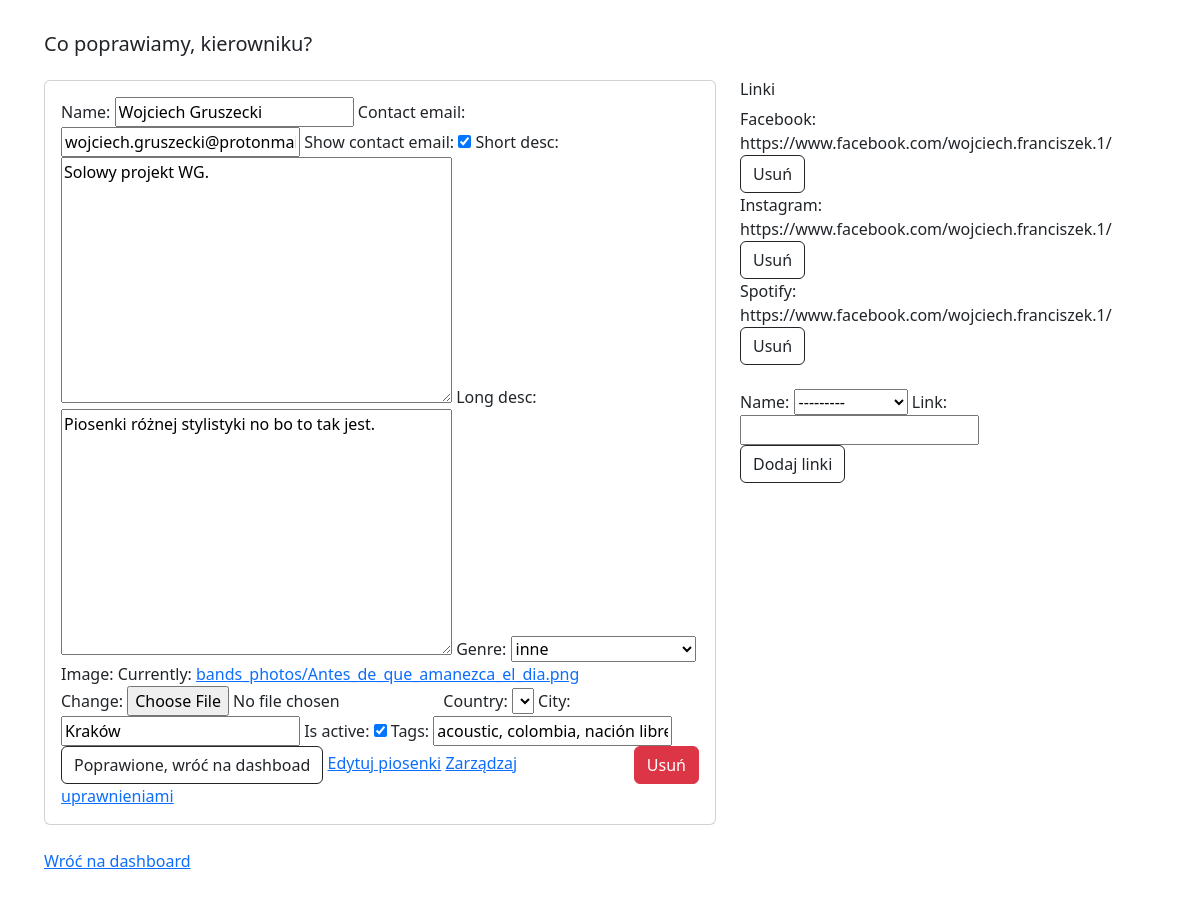
The app's page /band/7/Wojciech Gruszecki/edit (signed in), older data.
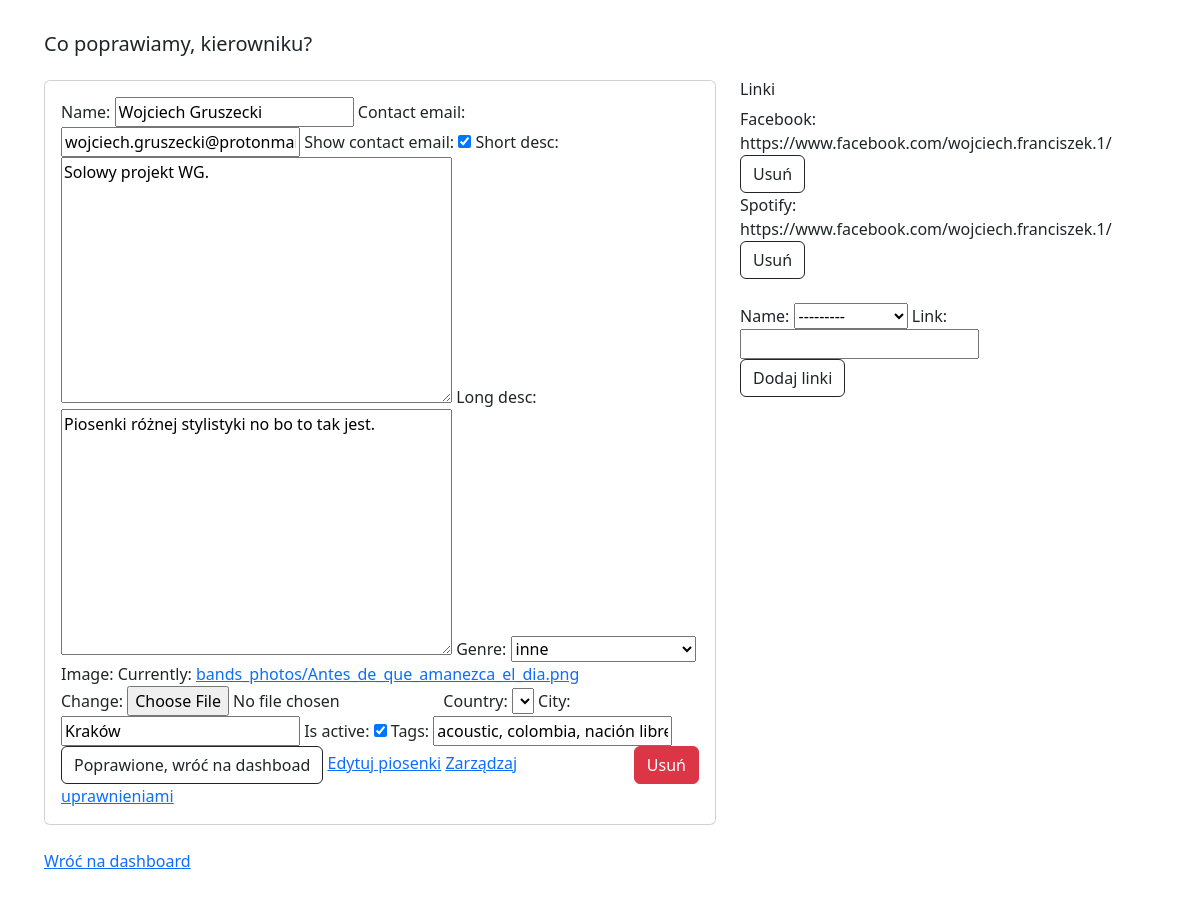
The same page, newer data.
### garage_online/models.py (models this page shows, shortened)
class SocialLink(models.Model):
    name = models.SmallIntegerField(choices=choices.get_socials(), null=False, blank=False)
    link = models.CharField(max_length=100, null=False, blank=False)
    band = models.ForeignKey(Band, on_delete=models.CASCADE)

### garage_online/views.py (the view, shortened to what this page needs)
# urls.py: path('band/<int:id>/<str:name>/edit', views.edit_band, name='edit_band'),
@login_required()
def edit_band(request, id, name):
    band = get_object_or_404(Band, pk=id)
    socials = SocialLink.objects.filter(band=band)
    band_form = BandForm(request.POST or None, request.FILES or None, instance=band)
    users_with_privileges = User.objects.filter(bands=band)
    if request.method == 'GET':
        return render(
            request,
            'garage_online/band.html',
            {
                'users_with_privileges': users_with_privileges,
                'band_form': band_form,
                'social_form': SocialLinkForm,
                'band': band,
                'socials': socials,
                'is_new': False
            }
        )

### garage_online/forms.py
class BandForm(forms.ModelForm):
    class Meta:
        model = Band
        fields = ['name', 'contact_email', 'show_contact_email', 'short_desc', 'long_desc', 'genre', 'image', 'country', 'city', 'is_active', 'tags']

### garage_online/templates/garage_online/band.html (shortened to what this page needs)
{% extends 'base.html' %}
{% load bootstrap %}
{% load static %}
{% block body %}
{% if is_new or user in users_with_privileges %}
    <div class="container">
        <h5 class="card-title">
            {% if is_new %}
                Nowy zespół w Garażu! Cześć!
            {% else %}
                Co poprawiamy, kierowniku?
            {% endif %}
        </h5>
        <br>
        <div class="row">
            <div class="col" align="center">
                <div class="card" style="width: 42rem;" align="left">
                    <div class="card-body">
                        <form method="post" enctype="multipart/form-data">
                            {{ band_form|bootstrap }}
                            <br>
                            <button type="submit" class="btn btn-outline-dark" name="back_to_dashboard">
                                {% if is_new %}
                                    Póki co dodaj tylko zespół, piosenki dodam później
                                {% else %}
                                    Poprawione, wróć na dashboad
                                {% endif %}
                            </button>
                            {% if not is_new %}
                                <a href="{% url 'edit_songs' band.id band.name%}">Edytuj piosenki</a>
                            {% endif %}
                            {% if not is_new %}
                                <button type="submit" class="btn btn-danger" name="delete_band" style="float: right">
                                    Usuń
                                </button>
                            {% endif %}
                            {% if not is_new %}
                                <a href="{% url 'manage_privileges' band.id band.name%}">Zarządzaj uprawnieniami</a>
                            {% endif %}
                        </form>
                    </div>
                </div>
            </div>
            {% if not is_new %}
                <div class="col">
                    <h6>Linki</h6>
                    <form method="post">
                        {% for social in socials %}
                            {{ social.get_name_display }}: {{ social.link }}
                            <button type="submit" class="btn btn-outline-dark" name="remove_link" value="{{ social.id }}">
                                Usuń
                            </button><br>
                        {% endfor %}
                    </form>
                    <br>
                    <form method="post">
                        {{ social_form }}<br>
                        <button type="submit" class="btn btn-outline-dark" name="add_social_links">
                            Dodaj linki
                        </button>
                    </form>
                </div>
            {% endif %}
        </div>
        <br>
        <a href="{% url 'dashboard' %}">Wróć na dashboard</a>
    </div>
{% else %}
    Nie masz wystarczających uprawnień. Wróć do <a href="{% url 'all_bands' %}">strony głównej</a>.
{% endif %}
{% endblock %}

Row changes from the older to the newer data that the page shows:
removed SocialLink: name "Instagram", link "https://www.facebook.com/wojciech.franciszek.1/", {{ social.id }} 2 (drawn)
